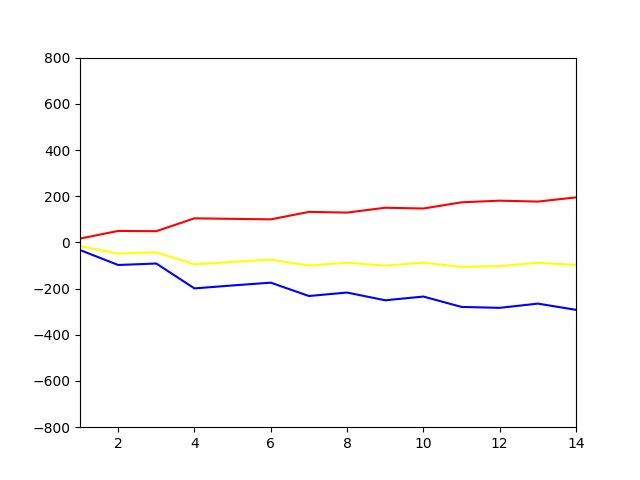

Python code for this plot:
import pandas as pd
import math
import matplotlib.pyplot as plt
#excelデータ取得
df=pd.read_excel("./11_6.xlsx")

#データをリスト変換
au1=df['au1'].tolist()
au2=df['au2'].tolist()
au3=df['au3'].tolist()
distance1=df['distance1'].tolist()
distance2=df['distance2'].tolist()
distance3=df['distance3'].tolist()
road=df['road'].tolist()
wether=df['wether'].tolist()

length=len(au1)


trimp=[]
fig=[]
fit=[]
par=[]
x=[]
for i in range(length):
  x.append(i+1)
  menu1=au1[i]*distance1[i]*road[i]*wether[i]
  menu2=au2[i]*distance2[i]*road[i]*wether[i]
  menu3=au3[i]*distance3[i]*road[i]*wether[i]
  sub=menu1+menu2+menu3
  trimp.append(sub)



fig.append(trimp[0]*2)
fit.append(trimp[0])
par.append(fit[0]-fig[0])
for i in range(1,length):
  fig.append(2*trimp[i]+fig[i-1]*math.exp(-1/15))
  fit.append(trimp[i]+fit[i-1]*math.exp(-1/45))
  par.append(fit[i]-fig[i])
for i in range(length):  
  fig[i]*=-1  
  

file_df=pd.DataFrame(zip(trimp,fit,fig,par),columns=['trimp','fitness','fatigue','performance'])
figure=plt.figure()
print(file_df)
file_df.to_excel('./sim12_3.xlsx')
plt.plot(x,fit,color='red')
plt.plot(x,fig,color='blue')
plt.plot(x,par,color='yellow')
plt.xlim(1,length)
plt.ylim(-800,800)
#plt.show()

figure.savefig("./sim12_3.png")